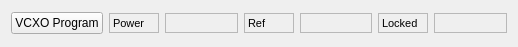
<?xml version="1.0" encoding="UTF-8"?>
<ui version="4.0">
 <class>Form</class>
 <widget class="QWidget" name="Form">
  <property name="geometry">
   <rect>
    <x>0</x>
    <y>0</y>
    <width>518</width>
    <height>47</height>
   </rect>
  </property>
  <property name="windowTitle">
   <string>Form</string>
  </property>
  <layout class="QGridLayout" name="gridLayout">
   <item row="0" column="0">
    <layout class="QHBoxLayout" name="horizontalLayout_3">
     <item>
      <widget class="QPushButton" name="pushButton_VCXO">
       <property name="text">
        <string>VCXO Program</string>
       </property>
      </widget>
     </item>
     <item>
      <widget class="QLabel" name="label_183">
       <property name="sizePolicy">
        <sizepolicy hsizetype="Fixed" vsizetype="Fixed">
         <horstretch>0</horstretch>
         <verstretch>0</verstretch>
        </sizepolicy>
       </property>
       <property name="minimumSize">
        <size>
         <width>50</width>
         <height>20</height>
        </size>
       </property>
       <property name="maximumSize">
        <size>
         <width>50</width>
         <height>20</height>
        </size>
       </property>
       <property name="font">
        <font>
         <pointsize>8</pointsize>
        </font>
       </property>
       <property name="frameShape">
        <enum>QFrame::StyledPanel</enum>
       </property>
       <property name="text">
        <string>Power</string>
       </property>
      </widget>
     </item>
     <item>
      <widget class="TaurusLabel" name="tauValueLabel_Power">
       <property name="sizePolicy">
        <sizepolicy hsizetype="Fixed" vsizetype="Fixed">
         <horstretch>0</horstretch>
         <verstretch>0</verstretch>
        </sizepolicy>
       </property>
       <property name="minimumSize">
        <size>
         <width>40</width>
         <height>20</height>
        </size>
       </property>
       <property name="maximumSize">
        <size>
         <width>100</width>
         <height>20</height>
        </size>
       </property>
       <property name="font">
        <font>
         <pointsize>7</pointsize>
        </font>
       </property>
       <property name="frameShape">
        <enum>QFrame::StyledPanel</enum>
       </property>
      </widget>
     </item>
     <item>
      <widget class="QLabel" name="label_184">
       <property name="sizePolicy">
        <sizepolicy hsizetype="Fixed" vsizetype="Fixed">
         <horstretch>0</horstretch>
         <verstretch>0</verstretch>
        </sizepolicy>
       </property>
       <property name="minimumSize">
        <size>
         <width>50</width>
         <height>20</height>
        </size>
       </property>
       <property name="maximumSize">
        <size>
         <width>50</width>
         <height>20</height>
        </size>
       </property>
       <property name="font">
        <font>
         <pointsize>8</pointsize>
        </font>
       </property>
       <property name="frameShape">
        <enum>QFrame::StyledPanel</enum>
       </property>
       <property name="text">
        <string>Ref</string>
       </property>
      </widget>
     </item>
     <item>
      <widget class="TaurusLabel" name="tauValueLabel_Ref">
       <property name="sizePolicy">
        <sizepolicy hsizetype="Fixed" vsizetype="Fixed">
         <horstretch>0</horstretch>
         <verstretch>0</verstretch>
        </sizepolicy>
       </property>
       <property name="minimumSize">
        <size>
         <width>40</width>
         <height>20</height>
        </size>
       </property>
       <property name="maximumSize">
        <size>
         <width>100</width>
         <height>20</height>
        </size>
       </property>
       <property name="font">
        <font>
         <pointsize>7</pointsize>
        </font>
       </property>
       <property name="frameShape">
        <enum>QFrame::StyledPanel</enum>
       </property>
      </widget>
     </item>
     <item>
      <widget class="QLabel" name="label_186">
       <property name="sizePolicy">
        <sizepolicy hsizetype="Fixed" vsizetype="Fixed">
         <horstretch>0</horstretch>
         <verstretch>0</verstretch>
        </sizepolicy>
       </property>
       <property name="minimumSize">
        <size>
         <width>50</width>
         <height>20</height>
        </size>
       </property>
       <property name="maximumSize">
        <size>
         <width>50</width>
         <height>20</height>
        </size>
       </property>
       <property name="font">
        <font>
         <pointsize>8</pointsize>
        </font>
       </property>
       <property name="frameShape">
        <enum>QFrame::StyledPanel</enum>
       </property>
       <property name="text">
        <string>Locked</string>
       </property>
      </widget>
     </item>
     <item>
      <widget class="TaurusLabel" name="tauValueLabel_Locked">
       <property name="sizePolicy">
        <sizepolicy hsizetype="Fixed" vsizetype="Fixed">
         <horstretch>0</horstretch>
         <verstretch>0</verstretch>
        </sizepolicy>
       </property>
       <property name="minimumSize">
        <size>
         <width>40</width>
         <height>20</height>
        </size>
       </property>
       <property name="maximumSize">
        <size>
         <width>100</width>
         <height>20</height>
        </size>
       </property>
       <property name="font">
        <font>
         <pointsize>7</pointsize>
        </font>
       </property>
       <property name="frameShape">
        <enum>QFrame::StyledPanel</enum>
       </property>
      </widget>
     </item>
    </layout>
   </item>
  </layout>
 </widget>
 <customwidgets>
  <customwidget>
   <class>TaurusLabel</class>
   <extends>QLabel</extends>
   <header>taurus.qt.qtgui.display</header>
  </customwidget>
 </customwidgets>
 <resources/>
 <connections/>
</ui>
